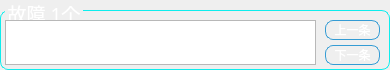
  <widget class="QGroupBox" name="groupBox_Error">
   <property name="geometry">
    <rect>
     <x>5</x>
     <y>180</y>
     <width>390</width>
     <height>70</height>
    </rect>
   </property>
   <property name="font">
    <font>
     <family>文泉驿等宽微米黑</family>
     <pointsize>14</pointsize>
     <weight>50</weight>
     <italic>false</italic>
     <bold>false</bold>
    </font>
   </property>
   <property name="focusPolicy">
    <enum>Qt::NoFocus</enum>
   </property>
   <property name="contextMenuPolicy">
    <enum>Qt::NoContextMenu</enum>
   </property>
   <property name="styleSheet">
    <string notr="true">QGroupBox{
color:white;
font: 14pt &quot;文泉驿等宽微米黑&quot;;
border: 1px solid rgb(14, 237, 237);;
border-radius:8px;
margin-top:10px;
}
QGroupBox:title{

subcontrol-origin: margin;
left: 5px;
}
QToolButton{
font: 14pt &quot;文泉驿等宽微米黑&quot;;
border:1px solid;
border-radius:8px;
color: white;
border-color: rgb(53, 156, 212);

}
QToolButton:pressed{
font: 13pt &quot;文泉驿等宽微米黑&quot;;
background-color:rgb(85, 170, 255);
}
QToolButton:hover{
font: 13pt &quot;文泉驿等宽微米黑&quot;;
background-color:rgb(85, 170, 255);
}
QTableWidget{
font: 13pt &quot;文泉驿等宽微米黑&quot;;
gridline-color: rgb(255, 255, 255);
}
QTableWidgetItem{
font: 13pt &quot;文泉驿等宽微米黑&quot;;
color: rgb(0, 0, 0);
}
</string>
   </property>
   <property name="title">
    <string>故障 1个</string>
   </property>
   <property name="alignment">
    <set>Qt::AlignLeading|Qt::AlignLeft|Qt::AlignTop</set>
   </property>
   <property name="flat">
    <bool>false</bool>
   </property>
   <widget class="QTableWidget" name="tabWid_Error">
    <property name="geometry">
     <rect>
      <x>5</x>
      <y>20</y>
      <width>311</width>
      <height>45</height>
     </rect>
    </property>
    <property name="font">
     <font>
      <family>文泉驿等宽微米黑</family>
      <pointsize>13</pointsize>
      <weight>50</weight>
      <italic>false</italic>
      <bold>false</bold>
     </font>
    </property>
    <property name="focusPolicy">
     <enum>Qt::NoFocus</enum>
    </property>
    <property name="styleSheet">
     <string notr="true"/>
    </property>
    <attribute name="horizontalHeaderDefaultSectionSize">
     <number>100</number>
    </attribute>
   </widget>
   <widget class="QToolButton" name="tBtn_upError">
    <property name="geometry">
     <rect>
      <x>325</x>
      <y>20</y>
      <width>55</width>
      <height>20</height>
     </rect>
    </property>
    <property name="text">
     <string>上一条</string>
    </property>
   </widget>
   <widget class="QToolButton" name="tBtn_downError">
    <property name="geometry">
     <rect>
      <x>325</x>
      <y>45</y>
      <width>55</width>
      <height>20</height>
     </rect>
    </property>
    <property name="text">
     <string>下一条</string>
    </property>
   </widget>
  </widget>
